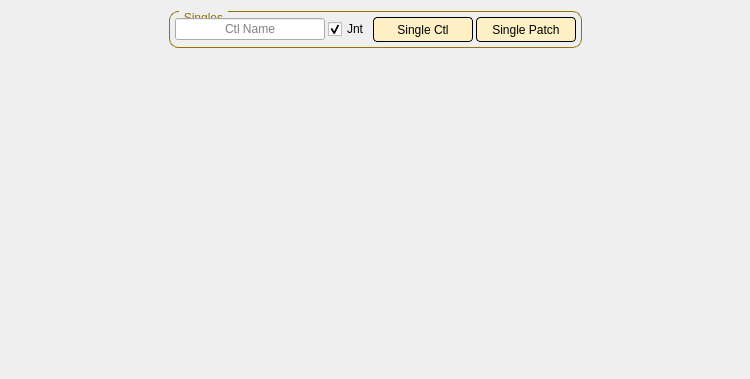
      <widget class="QWidget" name="tab_10">
       <attribute name="title">
        <string>Single Ctl</string>
       </attribute>
       <layout class="QGridLayout" name="gridLayout_25">
        <item row="0" column="0">
         <spacer name="horizontalSpacer_26">
          <property name="orientation">
           <enum>Qt::Horizontal</enum>
          </property>
          <property name="sizeHint" stdset="0">
           <size>
            <width>158</width>
            <height>20</height>
           </size>
          </property>
         </spacer>
        </item>
        <item row="0" column="1">
         <widget class="QGroupBox" name="groupBox_33">
          <property name="enabled">
           <bool>true</bool>
          </property>
          <property name="sizePolicy">
           <sizepolicy hsizetype="Preferred" vsizetype="Expanding">
            <horstretch>0</horstretch>
            <verstretch>0</verstretch>
           </sizepolicy>
          </property>
          <property name="minimumSize">
           <size>
            <width>0</width>
            <height>0</height>
           </size>
          </property>
          <property name="maximumSize">
           <size>
            <width>16777215</width>
            <height>47</height>
           </size>
          </property>
          <property name="styleSheet">
           <string notr="true">QGroupBox {
    border: 1px solid gray;
    border-radius: 9px;
    margin-top: 0.5em;
border-color:  rgb(150, 114, 0);
}

QGroupBox::title {
    subcontrol-origin: margin;
    left: 10px;
    padding: 0 3px 0 3px;
	color:  rgb(150, 114, 0);
}</string>
          </property>
          <property name="title">
           <string>Singles</string>
          </property>
          <layout class="QGridLayout" name="gridLayout_60">
           <property name="leftMargin">
            <number>5</number>
           </property>
           <property name="topMargin">
            <number>5</number>
           </property>
           <property name="rightMargin">
            <number>5</number>
           </property>
           <property name="bottomMargin">
            <number>5</number>
           </property>
           <property name="spacing">
            <number>5</number>
           </property>
           <item row="0" column="0">
            <layout class="QGridLayout" name="gridLayout_132">
             <property name="spacing">
              <number>3</number>
             </property>
             <item row="0" column="0">
              <widget class="QLineEdit" name="lne_singlesName">
               <property name="enabled">
                <bool>true</bool>
               </property>
               <property name="minimumSize">
                <size>
                 <width>150</width>
                 <height>0</height>
                </size>
               </property>
               <property name="alignment">
                <set>Qt::AlignCenter</set>
               </property>
               <property name="placeholderText">
                <string>Ctl Name</string>
               </property>
              </widget>
             </item>
             <item row="0" column="1">
              <widget class="QCheckBox" name="chk_singleJnt">
               <property name="text">
                <string>Jnt</string>
               </property>
               <property name="checked">
                <bool>true</bool>
               </property>
              </widget>
             </item>
             <item row="0" column="2">
              <widget class="QPushButton" name="btn_singleCtl">
               <property name="minimumSize">
                <size>
                 <width>100</width>
                 <height>25</height>
                </size>
               </property>
               <property name="styleSheet">
                <string notr="true">QPushButton{
border-style: solid;
border-color: black;
border-width: 1px;
border-radius: 4px;
background-color: rgb(253, 240, 197);
color: rgb(0, 0, 0);
}
QPushButton:hover {   
border-style: solid;
border-color: black;
border-width: 1px;
border-radius: 4px;
background-color: rgb(240, 240, 240
);
color: rgb(0, 0, 0);
}</string>
               </property>
               <property name="text">
                <string>Single Ctl</string>
               </property>
              </widget>
             </item>
             <item row="0" column="3">
              <widget class="QPushButton" name="btn_singlePatch">
               <property name="minimumSize">
                <size>
                 <width>100</width>
                 <height>25</height>
                </size>
               </property>
               <property name="styleSheet">
                <string notr="true">QPushButton{
border-style: solid;
border-color: black;
border-width: 1px;
border-radius: 4px;
background-color: rgb(253, 240, 197);
color: rgb(0, 0, 0);
}
QPushButton:hover {   
border-style: solid;
border-color: black;
border-width: 1px;
border-radius: 4px;
background-color: rgb(240, 240, 240
);
color: rgb(0, 0, 0);
}</string>
               </property>
               <property name="text">
                <string>Single Patch</string>
               </property>
              </widget>
             </item>
            </layout>
           </item>
          </layout>
         </widget>
        </item>
        <item row="0" column="2">
         <spacer name="horizontalSpacer_27">
          <property name="orientation">
           <enum>Qt::Horizontal</enum>
          </property>
          <property name="sizeHint" stdset="0">
           <size>
            <width>157</width>
            <height>20</height>
           </size>
          </property>
         </spacer>
        </item>
        <item row="1" column="1">
         <spacer name="verticalSpacer_39">
          <property name="orientation">
           <enum>Qt::Vertical</enum>
          </property>
          <property name="sizeHint" stdset="0">
           <size>
            <width>20</width>
            <height>320</height>
           </size>
          </property>
         </spacer>
        </item>
       </layout>
      </widget>
